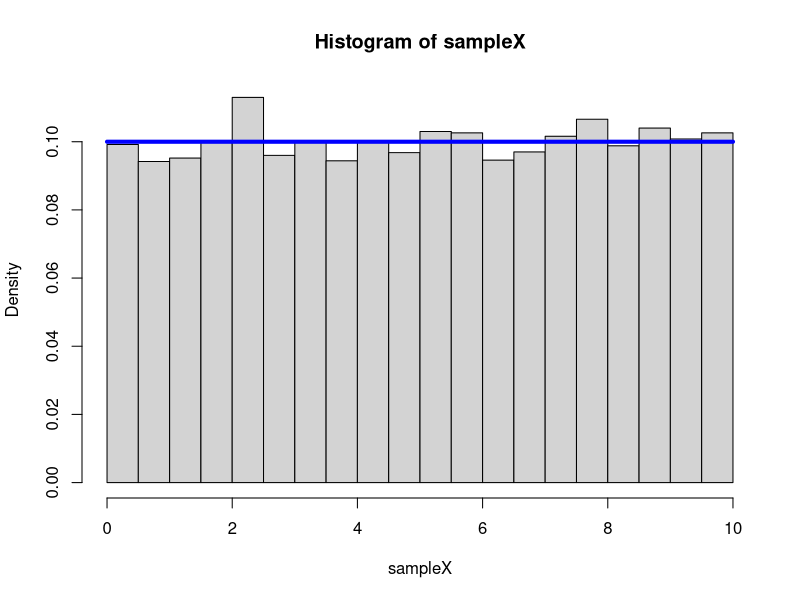
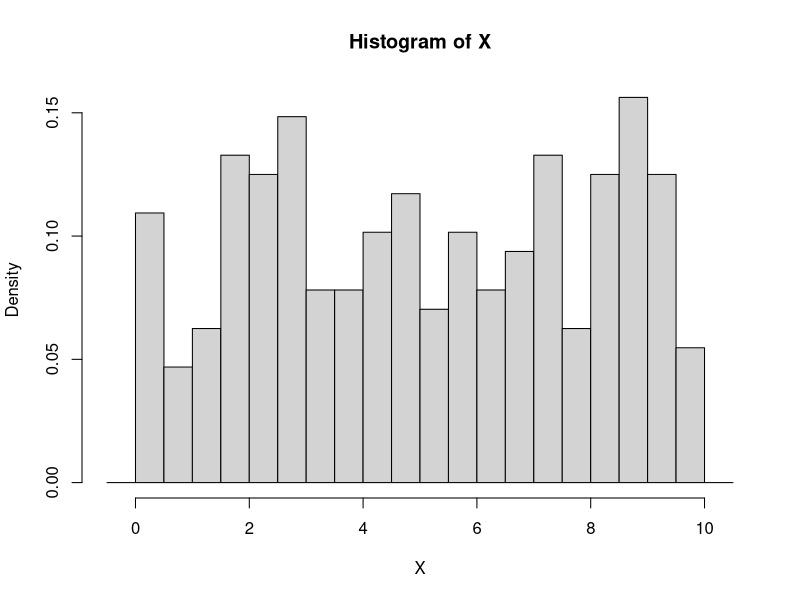
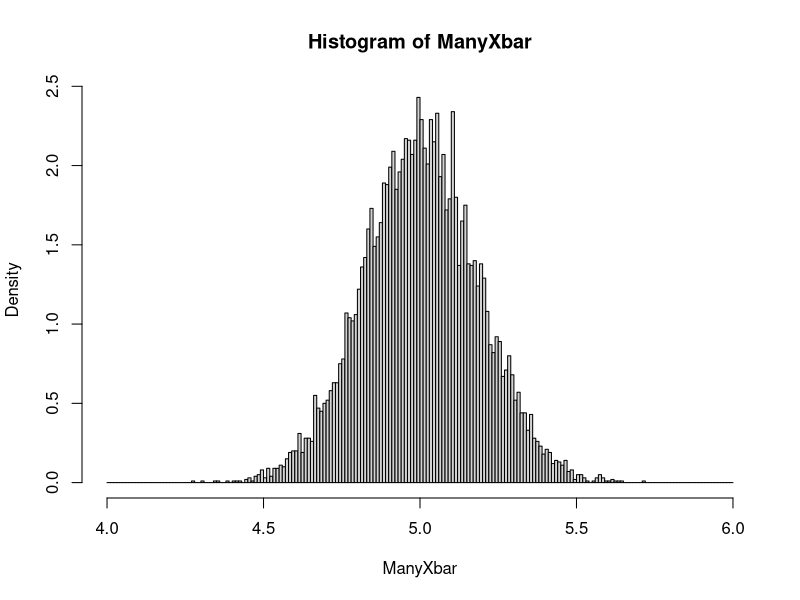
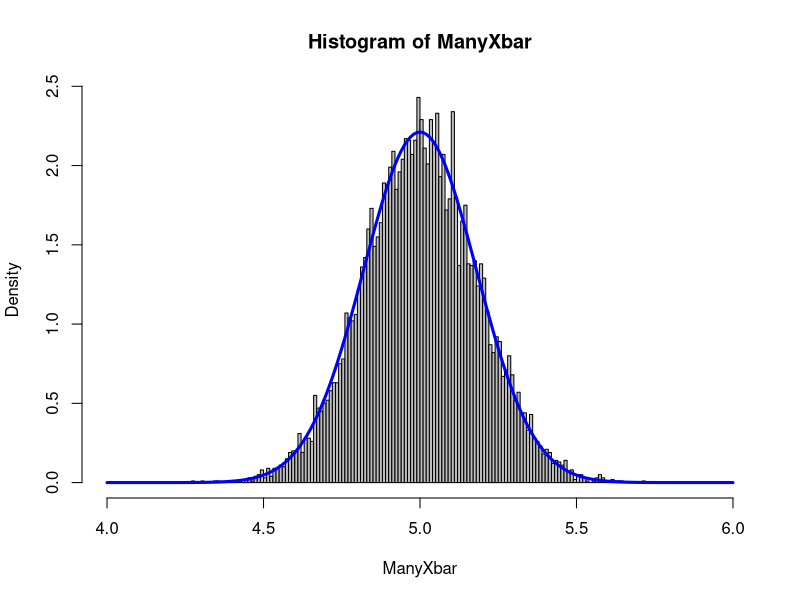
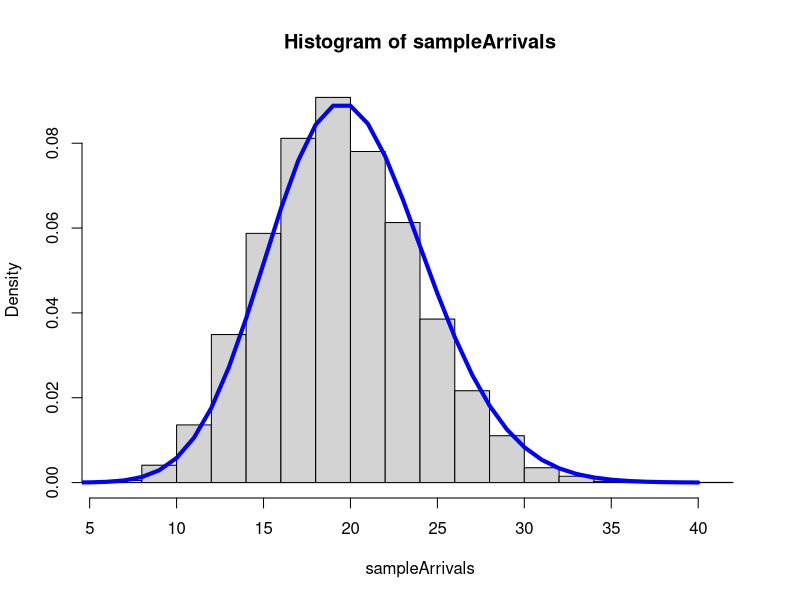
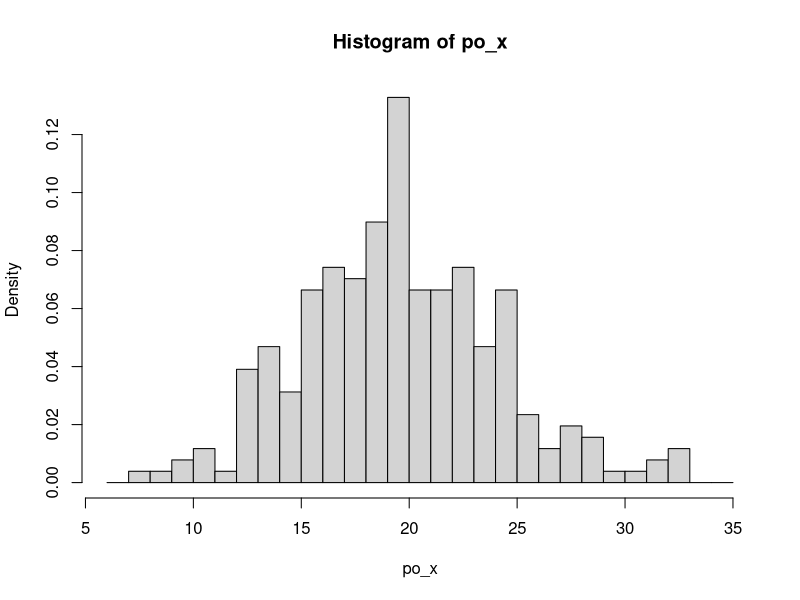
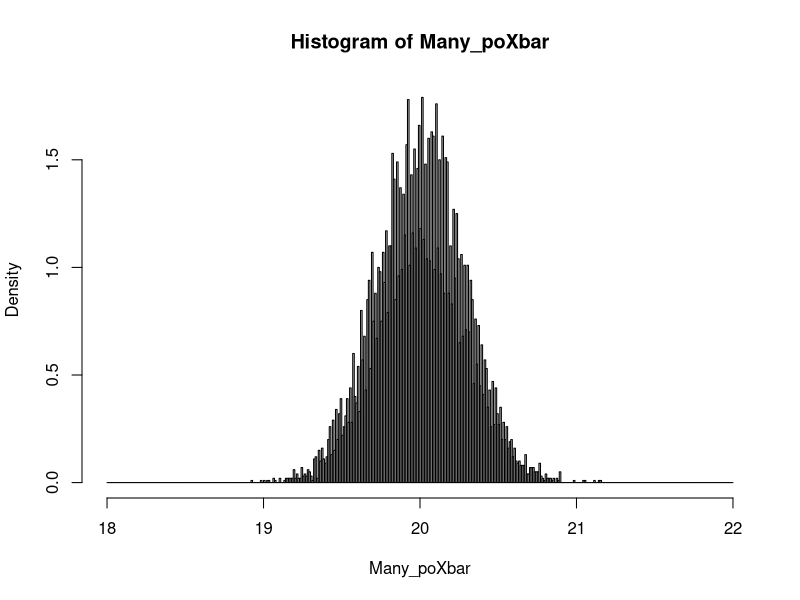
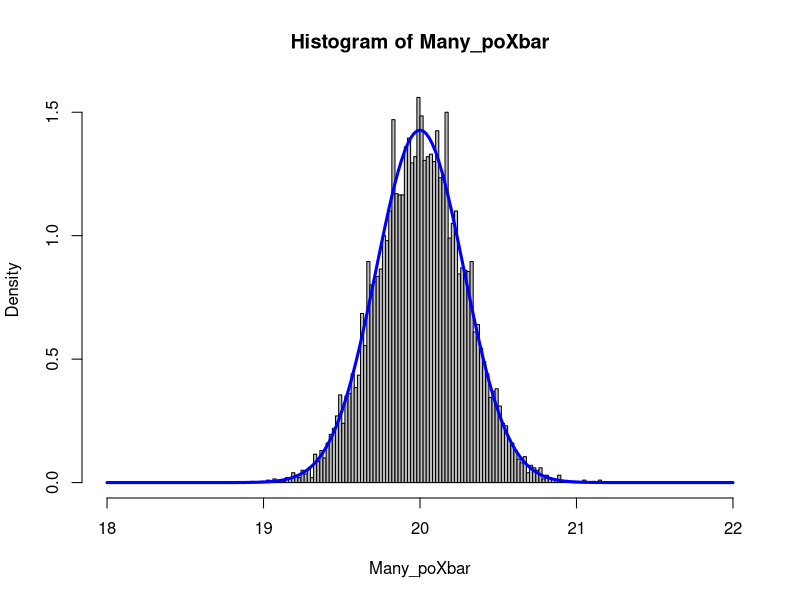

These figures' R source, in order:
## ---- chunk 1
knitr::opts_chunk$set(echo = TRUE)
## ---- chunk 2
sampleX = runif(10000,0,10) # a random sample
hist(sampleX,breaks=20, freq =FALSE) # the histogram of the random sample gives an "empirical" distribution plot



Omega = seq(0,10,0.05) # this is (approximately) the sample space for Unif[0,10]
fOmega = dunif(Omega,0,10) # and this transform gives us the density function f(x) for each value x in the sample space Omega
lines(Omega,fOmega, col="blue", lwd = 4) # a line plot with x values from Omeaga, and y values of fOmega: this plots the theoretical uniform density function as a thick blue line.
## ---- chunk 3
mu = 5
SE = 0.1804
## ---- chunk 4
X = runif(256, min = 0, max=10)
hist(X, freq=FALSE, breaks=seq(-0.5,10.5,0.5))
Xbar = mean(X)
Xbar
## ---- chunk 5
ManyXbar = replicate( 10000,mean( runif(256, 0, 10) ) )
## ---- chunk 6
hist(ManyXbar, freq = FALSE, breaks = seq(4,6,0.01) )
## ---- chunk 7
hist(ManyXbar, freq = FALSE, breaks = seq(4,6,0.01), col="grey" ) # plot the histogram again

possibleXbar = seq(4,6,0.01) # This is a vector of possible values of the sample mean (within a couple standard errors of mu)

densitiesFromCLT = dnorm(possibleXbar, mu , SE) #The probability density associated with each of the possible Xbars. Here mu = 5, SE = 0.1804

lines(x = possibleXbar, y=densitiesFromCLT, col="blue", lwd = 3) #plot the possible Xbar vs. its density as a thick blue curve.
## ---- chunk 8
#step 0
sampleArrivals = rpois(10000, 20)
hist(sampleArrivals,breaks=20, freq =FALSE)
po_omega = seq(0,40,1)
po_fomega = dpois(po_omega, 20)
lines(po_omega, po_fomega,col = "blue", lwd = 4)

## ---- chunk 9
#step 1
po_mu = 20
po_var = 20
po_SE = sqrt(20)/sqrt(256)
po_mu
po_SE


## ---- chunk 10
#step 2
po_x = rpois(256, 20)
hist(po_x, freq = FALSE, breaks = seq(min(po_x)-2, max(po_x)+2, 1))
po_xbar = mean(po_x)
po_xbar


## ---- chunk 11
#step 3
Many_poXbar = replicate( 10000,mean( rpois(256, 20) ) )

## ---- chunk 12
#step 4
hist(Many_poXbar, freq = FALSE, breaks = seq(18,22,0.01))

## ---- chunk 13
#step 5
hist(Many_poXbar, freq = FALSE, breaks = seq(18,22,0.02), col="grey" ) # plot the histogram again

possible_poXbar = seq(18,22,0.02) # This is a vector of possible values of the sample mean (within a couple standard errors of mu)

po_densitiesFromCLT = dnorm(possible_poXbar, po_mu , po_SE) #The probability density associated with each of the possible Xbars. Here mu = 5, SE = 0.1804

lines(x = possible_poXbar, y=po_densitiesFromCLT, col="blue", lwd = 3) #plot the possible Xbar vs. its density as a thick blue curve.

## ---- chunk 14
#step 6
#let pick 19.2 to check sample means drawn from the poission(20) distribution do indeed follow the expected distribution predicted by the Central Limit Theorem
po_pvalue = 2*pnorm(19.2, 20, po_SE)
po_pvalue
#since 0.004207551 is a very small value, we can tell that the central limit theorem get proved
## ---- chunk 15
#step 0
sampleBinomial = rbinom(10000, 30, 0.2)
hist(sampleBinomial,breaks=20, freq =FALSE)
bi_omega = seq(0,30,1)
bi_fomega = dbinom(bi_omega, 30, 0.2)
lines(bi_omega, bi_fomega,col = "blue", lwd = 4)
## ---- chunk 16
#step 1
# Expected Value
bi_mu = 30*0.2
bi_mu
#Standard Error
bi_var = 30*0.2*(1-0.2)
bi_SE = sqrt(bi_var)/sqrt(256)
bi_SE

## ---- chunk 17
#step 2
bi_x = rbinom(256, 30, 0.2)
hist(bi_x, freq = FALSE, breaks = seq(min(bi_x)-1, max(bi_x)+1, 1))
bi_xbar = mean(bi_x)
bi_xbar

## ---- chunk 18
#step 3
Many_biXbar = replicate( 10000,mean( rbinom(256, 30, 0.2) ) )


## ---- chunk 19
#step 4
hist(Many_biXbar, freq = FALSE, breaks = seq(5,7,0.01))
## ---- chunk 20
#step 5
hist(Many_biXbar, freq = FALSE, breaks = seq(4,8,0.03), col="grey" ) # plot the histogram again

possible_biXbar = seq(4,8,0.03) # This is a vector of possible values of the sample mean (within a couple standard errors of mu)

bi_densitiesFromCLT = dnorm(possible_biXbar, bi_mu , bi_SE) #The probability density associated with each of the possible Xbars. Here mu = 5, SE = 0.1804

lines(x = possible_biXbar, y=bi_densitiesFromCLT, col="blue", lwd = 3) #plot the possible Xbar vs. its density as a thick blue curve.


## ---- chunk 21
#step 6
#let pick 5.5 to check sample means drawn from the binomial(30,0.2) distribution do indeed follow the expected distribution predicted by the Central Limit Theorem
bi_pvalue = 2*pnorm(5.5, 6, bi_SE)
bi_pvalue
#since 0.0002607296 is a very small value, we can tell that the central limit theorem get proved
## ---- chunk 22
#step 0
lamda = 1/4
sampleExp = rexp(10000, lamda)
hist(sampleExp,breaks=20, freq =FALSE)
ex_omega = seq(0,30,1)
ex_fomega = dexp(ex_omega,lamda)
lines(ex_omega, ex_fomega,col = "blue", lwd = 4)

## ---- chunk 23
#Step 1
ex_mu = 1/lamda
ex_mu
ex_var = (ex_mu)^2
ex_se = sqrt(ex_var)/sqrt(256)
ex_se

## ---- chunk 24
#step 2
ex_x = rexp(256, 1/4)
hist(ex_x, freq = FALSE, breaks = seq(min(ex_x)-1, max(ex_x)+1, 0.5))
ex_xbar = mean(ex_x)
ex_xbar


## ---- chunk 25
#step 4
Many_expXbar = replicate( 10000,mean( rexp(256, 1/4) ) )

## ---- chunk 26
#step 5
hist(Many_expXbar, freq = FALSE, breaks = seq(2,6,0.01), col="grey" ) # plot the histogram again

possible_expXbar = seq(2,6,0.01) # This is a vector of possible values of the sample mean (within a couple standard errors of mu)

ex_densitiesFromCLT = dnorm(possible_expXbar, ex_mu , ex_se) #The probability density associated with each of the possible Xbars. Here mu = 5, SE = 0.1804

lines(x = possible_expXbar, y=ex_densitiesFromCLT, col="blue", lwd = 3) #plot the possible Xbar vs. its density as a thick blue curve.
## ---- chunk 27
#step 6
#let pick 5.5 to check sample means drawn from the binomial(30,0.2) distribution do indeed follow the expected distribution predicted by the Central Limit Theorem
ex_pvalue = 2*pnorm(3.2, 4, ex_se)
ex_pvalue
#since 0.001374276 is a very small value, we can tell that the central limit theorem get proved

## ---- chunk 28
set.seed(592)
#200 students were absent from the exam.
Absent = rep(0,200)  

#400 students just guessed, so have a a 1/4 chance of success on each question
Guessed = rbinom(400,100,1/4) 

#1400 students studied -- they have an average score of 80 with standard deviation of 20.  The pmax ensures the score is never over 100, pmin ensures it's never below 0, and round makes this an integer score.
Studied = round(pmax(pmin(rnorm(1400,80,20),100),0)) 

#Combine the different groups of students into one population
Population = c(Absent,Guessed,Studied)

# view the distribution: note you can see 3 "modes" from the 3 combined distributions
hist(Population,breaks=seq(-5.5,105.5,5))
## ---- chunk 29
mu = mean(Population)
sigma = sd(Population)

sprintf("mean: %f , sd: %f",mu,sigma)
## ---- chunk 30
sample_sizes = rep(seq(10, 1000, 10) , each=10)
sample_sizes[1:50] # what do the first sample sizes look like?
## ---- chunk 31
#example
demo_sample_sizes = c(30,30,30,100,100)
demo_sample_means = c()
for(n in demo_sample_sizes){
  resample = sample(Population, n)
  demo_sample_means = c(demo_sample_means, mean(resample))
}

#solution to this task
sample_means = c()
for (n in sample_sizes) {
  resample1 = sample(Population, n)
  sample_means = c(sample_means, mean(resample1))
}


## ---- chunk 32
# IMPORTANT: replace this comment with your code to plot the scatterplot of sample sizes vs sample mean. Running this code without it will throw an error!!!
# ALSO IMPORTANT: Change this to eval=TRUE or the code output will not be included in your knit HTML and I won't be able to grade your work!!!

n = seq(0,1000,10)
plot(sample_sizes, sample_means)
lines(x = n,y = rep( mean(Population), length(n) ),col="blue", lwd=2)             # adds the population mean in blue
lines(x = n, y = mean(Population)+ sd(Population)/sqrt(n), col="orange", lwd=2)   # adds 1 SE range in orange
lines(x = n, y = mean(Population) - sd(Population)/sqrt(n), col="orange", lwd=2)  # adds 1 SE range in orange
lines(x = n, y = mean(Population)+ 3*sd(Population)/sqrt(n), col="red", lwd=2)    # adds 3 SE range in red
lines(x = n, y = mean(Population)- 3*sd(Population)/sqrt(n), col="red", lwd=2)    # adds 3 SE range in red

## ---- chunk 33
library(ggplot2)
y2 <- seq(248,261,0.25)
densities2 = dnorm(y2,268,4.2)
y2<- seq(248,288,0.25)
densities = dnorm(y2,268,4.2)
densities2 = c(densities2, rep(0,14*4-1), dnorm(seq(275,288,0.25),268,4.2))


data2<-data.frame(x=y2,y=densities2, ynorm = densities, Shaded = rep("P(Xbar is at least 7GB from mu)", length(y2)))


ggplot(data2, aes(x=x, y=y, fill = Shaded)) +
  xlab("Xbar (from 100 samples)")+
  ylab("Density predicted from CLT")+
  labs(title="pvalue for Xbar test using CLT")+
  geom_area()+
  geom_line(inherit.aes = FALSE, mapping = aes(x=x, y=densities))+
  geom_vline(aes(xintercept = 261,colour = ' 7GB from mu'), linetype ="dashed", size=1, show.legend=FALSE)+
  geom_vline(aes(xintercept = 275,colour = ' 7GB from mu'), linetype ="dashed", size=1, show.legend=FALSE)+
  geom_vline(aes(xintercept=268, color = 'mu = 268GB'), size = 1)

  
## ---- chunk 34
library(ggplot2)
y3 <- seq(248,260,0.25)
densities3 = dnorm(y3,268,4.2)
y3<- seq(248,288,0.25)
densities1 = dnorm(y3,268,4.2)
densities3 = c(densities3, rep(0,16*4-1), dnorm(seq(276,288,0.25),268,4.2))


data3<-data.frame(x=y3,y=densities3, ynorm = densities1, Shaded = rep("P(Xbar is at least 8GB from mu)", length(y3)))


ggplot(data3, aes(x=x, y=y, fill = Shaded)) +
  xlab("Xbar (from 100 samples)")+
  ylab("Density predicted from CLT")+
  labs(title="pvalue for Xbar test using CLT")+
  geom_area()+
  geom_line(inherit.aes = FALSE, mapping = aes(x=x, y=densities1))+
  geom_vline(aes(xintercept = 260,colour = ' 8GB from mu'), linetype ="dashed", size=1, show.legend=FALSE)+
  geom_vline(aes(xintercept = 276,colour = ' 8GB from mu'), linetype ="dashed", size=1, show.legend=FALSE)+
  geom_vline(aes(xintercept=268, color = 'mu = 268GB'), size = 1)

p_value = 2*pnorm(260, 268, 4.2)
p_value
  
## ---- chunk 35
y2 <- seq(104.6,105,0.05)
densities2 = dnorm(y2,100,0.3605)
y2<- seq(95,105,0.05)
densities = dnorm(y2,100, 0.3605)
densities2 = c(rep(0,length(y2) - length(densities2)), densities2)


data2<-data.frame(x=y2,y=densities2, ynorm = densities, Shaded = rep("P(Xbar is at least 4.6 over mu)", length(y2)))


ggplot(data2, aes(x=x, y=y, fill = Shaded)) +
  xlab("Xbar (from 6800 samples)")+
  ylab("Density predicted from CLT")+
  labs(title="pvalue for Xbar test using CLT")+
  geom_area()+
  geom_line(inherit.aes = FALSE, mapping = aes(x=x, y=densities))+
  geom_vline(aes(xintercept = 104.6,colour = ' 4.6ms above mu'), linetype ="dashed", size=1, show.legend=FALSE)+
  geom_vline(aes(xintercept=100, color = 'mu = 100ms'), size = 1)
## ---- chunk 36
p_se = 27.6/sqrt(68000)
y4 <- seq(104.6,105,0.05)
densities4 = dnorm(y4,100,p_se)
y4<- seq(95,105,0.05)
densities2 = dnorm(y4,100, p_se)
densities4 = c(rep(0,length(y4) - length(densities4)), densities4)


data4<-data.frame(x=y4,y=densities4, ynorm = densities2, Shaded = rep("P(Xbar is at least 4.6 over mu)", length(y4)))


ggplot(data4, aes(x=x, y=y, fill = Shaded)) +
  xlab("Xbar (from 6800 samples)")+
  ylab("Density predicted from CLT")+
  labs(title="pvalue for Xbar test using CLT")+
  geom_area()+
  geom_line(inherit.aes = FALSE, mapping = aes(x=x, y=densities2))+
  geom_vline(aes(xintercept = 104.6,colour = ' 4.6ms above mu'), linetype ="dashed", size=1, show.legend=FALSE)+
  geom_vline(aes(xintercept=100, color = 'mu = 100ms'), size = 1)
p_value2 = 1-pnorm(104.6,100,p_se)
p_value2

## ---- chunk 37
#Binomial approach
bi_pv = pbinom(9780, 100000, 0.1)
bi_pv

#CLT approach
variance = sqrt(0.1*0.9)
CLT_pv = pnorm(0.0978, 0.1, variance / sqrt(100000))
CLT_pv
## ---- chunk 38
resample10th = replicate(10000, quantile(sample(Population, 256),0.1))
hist(resample10th, freq=FALSE )

## ---- chunk 39
#the 25th percentile
resample25th = replicate(10000, quantile(sample(Population, 256),0.25))
hist(resample25th, freq=FALSE )
#The sample mean does not follow roughly a normal distribution
## ---- chunk 40
#the 40th percentile
resample40th = replicate(10000, quantile(sample(Population, 256),0.40))
hist(resample40th, freq=FALSE )
#The sample mean does not follow roughly a normal distribution
## ---- chunk 41
#the 50th percentile
resample50th = replicate(10000, quantile(sample(Population, 256),0.5))
hist(resample50th, freq=FALSE )
#The sample mean follows roughly a normal distribution
## ---- chunk 42
#the 75th percentile
resample75th = replicate(10000, quantile(sample(Population, 256),0.75))
hist(resample75th, freq=FALSE )
#The sample mean follows roughly a normal distribution
## ---- chunk 43
#the 90th percentile
resample90th = replicate(10000, quantile(sample(Population, 256),0.90))
hist(resample90th, freq=FALSE )
#The sample mean follows roughly a normal distribution
